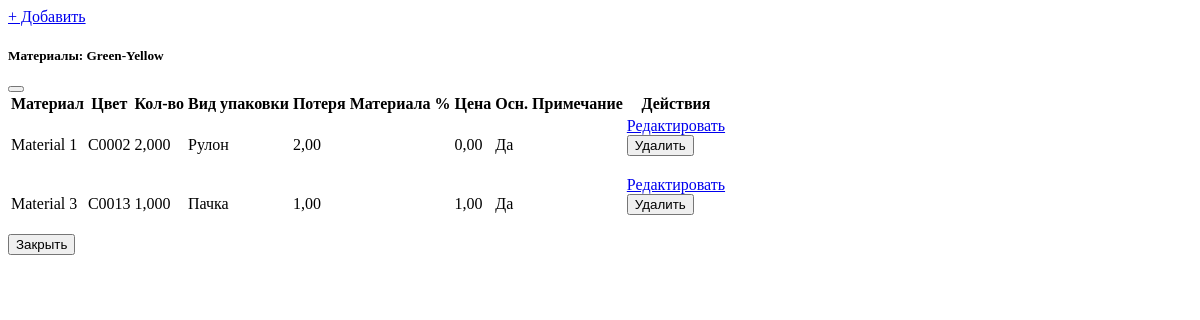
/sewing/variant/1/materials/, run on an earlier commit of the app's database.
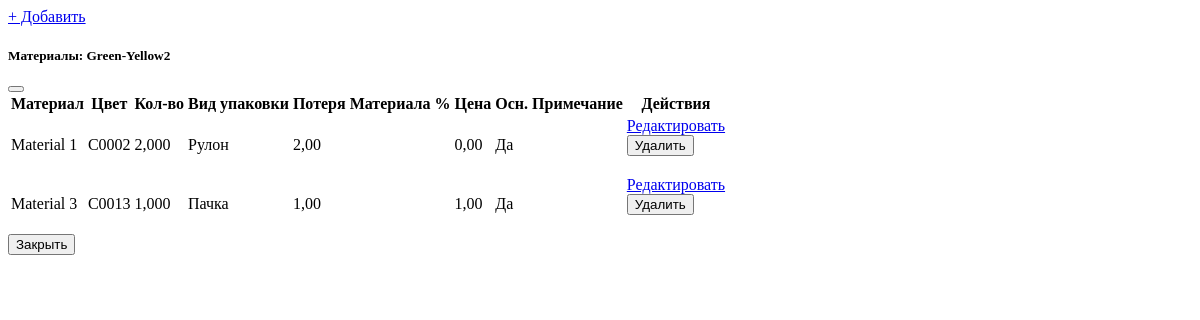
And on a later commit of the database.
### sewing/models.py (models this page shows, shortened)
class ModelVariant(BaseModel):
    class VariantKind(models.TextChoices):
        MARKETING = "marketing", _("Маркетинг")
        SAMPLE = "sample", _("Образец")
        PLANNED = "planned", _("Плановый")
    kind = models.CharField(_("Тип варианта"), max_length=16, choices=VariantKind.choices,
                            default=VariantKind.MARKETING, db_index=True)
    name = models.CharField(_("Названия"), max_length=128)
    product_model = models.ForeignKey(SewingProductModel, on_delete=models.CASCADE, related_name="variants")
    loss = models.DecimalField(_("Угар, %"), max_digits=5, decimal_places=2, default=0)
    work_type = models.ForeignKey(WorkType, verbose_name=_("Вид работы"),
                                  on_delete=models.PROTECT, null=True, blank=True, related_name="model_variants")
    design_code = models.CharField(_("Код дизайна"), max_length=128, blank=True, null=True)
    cloned = models.BooleanField(_("Клон"), default=False)
    description = models.CharField(_("Подробно"), max_length=256, blank=True, null=True)
    unit_price = models.DecimalField(_("Цена за изделие"), max_digits=12, decimal_places=2, default=0)
    class Meta:
        db_table = "variants"
        verbose_name = _("Вариант модели")
        verbose_name_plural = _("Варианты модели")

### sewing/views.py (the view)
# urls.py: path("variant/<int:pk>/materials/", views.VariantMaterialsListView.as_view(), name="variant-materials"),
class VariantMaterialsListView(View):
    def get(self, request, pk):
        variant = get_object_or_404(ModelVariant, pk=pk)
        materials = variant.materials.select_related("material", "color")
        return render(request, "sewing/_modal_variant_materials_list.html", {
            "variant": variant,
            "materials": materials,
        })

### info/models.py (called while the page is built)
    def __str__(self):
        return self.code

### templates/sewing/_modal_variant_materials_list.html (shortened to what this page needs)
<div class="modal-header py-4 position-relative">
	<a href="{% url 'sewing:variant-material-create' variant.id %}"
	   class="btn btn-success btn-sm position-absolute start-0 ms-2"
	   data-bs-toggle="modal"
	   data-bs-target="#materialFormModal">
		+ Добавить
	</a>
	<h5 class="modal-title mx-auto">Материалы: {{ variant.name }}</h5>
	<button type="button" class="btn-close" data-bs-dismiss="modal"></button>
</div>
<div class="modal-body small">
	{% if materials %}
		<div class="table-responsive">
			<table class="table table-sm align-middle">
				<thead>
				<tr class="text-center">
					<th>Материал</th>
					<th>Цвет</th>
					<th>Кол-во</th>
					<th>Вид упаковки</th>
					<th>Потеря Материала %</th>
					<th>Цена</th>
					<th>Осн.</th>
					<th>Примечание</th>
					<th>Действия</th>
				</tr>
				</thead>
				<tbody>
				{% for m in materials %}
					<tr class="text-center">
						<td>{{ m.material.title }}</td>
						<td>{{ m.color|default:"—" }}</td>
						<td>{{ m.count }}</td>
						<td>{{ m.get_packing_type_display }}</td>
						<td>{{ m.loss }}</td>
						<td>{{ m.price|floatformat:2 }}</td>
						<td>{% if m.main %}<span class="badge bg-success">Да</span>{% else %}—{% endif %}</td>
						<td class="text-truncate" style="max-width: 200px">{{ m.notes|default:"" }}</td>
						<td>
							<a href="{% url 'sewing:variant-material-edit' m.id %}"
							   class="btn btn-outline-primary btn-sm"
							   data-bs-toggle="modal"
							   data-bs-target="#materialFormModal">
								Редактировать
							</a>
							<form method="post"
      action="{% url 'sewing:variant-material-delete' m.id %}"
      class="d-inline js-crud-delete">
  <button type="submit" class="btn btn-outline-danger btn-sm">Удалить</button>
</form>
						</td>
					</tr>
				{% endfor %}
				</tbody>
			</table>
		</div>
	{% else %}
		<div class="text-muted">Материалов пока нет.</div>
	{% endif %}
</div>
<div class="modal-footer py-2">
	<button type="button" class="btn btn-secondary btn-sm" data-bs-dismiss="modal">Закрыть</button>
</div>

What changed in the data, as far as the page shows it:
changed ModelVariant: name "Green-Yellow" → "Green-Yellow2"
